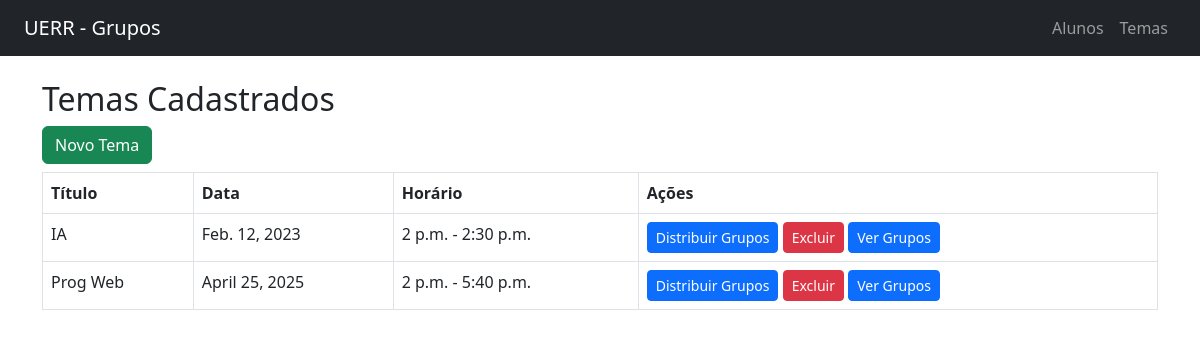
/temas/, run on an earlier commit of the app's database.
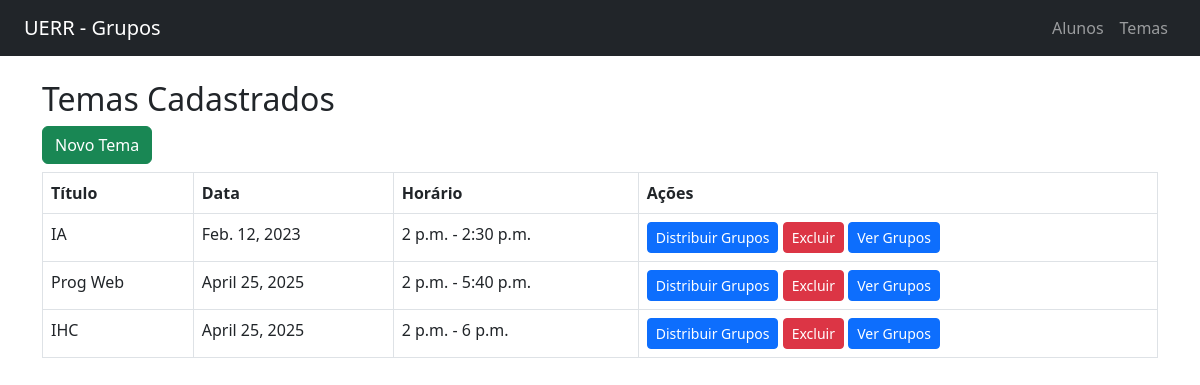
And on a later commit of the database.
### core/models.py (models this page shows, shortened)
class Tema(models.Model):
    titulo = models.CharField(max_length=200)
    quantidade_grupos = models.PositiveIntegerField()
    alunos_por_grupo = models.PositiveIntegerField()
    data_apresentacao = models.DateField()
    horario_inicio = models.TimeField()
    horario_fim = models.TimeField()

### core/views.py (the view)
# urls.py: path('temas/', views.listar_temas, name='listar_temas'),
def listar_temas(request):
    temas = Tema.objects.all()
    return render(request, 'core/listar_temas.html', {'temas': temas})

### core/templates/core/listar_temas.html
{% extends 'core/base.html' %}
{% block content %}
<h2>Temas Cadastrados</h2>
<a href="{% url 'cadastrar_tema' %}" class="btn btn-success mb-2">Novo Tema</a>
<table class="table table-bordered">
    <thead>
        <tr>
            <th>Título</th>
            <th>Data</th>
            <th>Horário</th>
            <th>Ações</th>
        </tr>
    </thead>
    <tbody>
        {% for tema in temas %}
        <tr>
            <td>{{ tema.titulo }}</td>
            <td>{{ tema.data_apresentacao }}</td>
            <td>{{ tema.horario_inicio }} - {{ tema.horario_fim }}</td>
            <td>
                <a href="{% url 'distribuir_grupos' tema.id %}" class="btn btn-primary btn-sm">Distribuir Grupos</a>
                <a href="{% url 'deletar_tema' tema.id %}" class="btn btn-danger btn-sm"
                    onclick="return confirm('Tem certeza que deseja excluir este tema?');">Excluir</a>
                <a href="{% url 'listar_grupos' tema.id %}" class="btn btn-sm btn-primary">Ver Grupos</a>
            </td>
        </tr>
        {% endfor %}
    </tbody>
</table>
{% endblock %}

### core/templates/core/base.html (shortened to what this page needs)
<!DOCTYPE html>
<html lang="pt-br">
<head>
    <link href="https://cdn.jsdelivr.net/npm/bootstrap@5.3.0/dist/css/bootstrap.min.css" rel="stylesheet">
</head>
<body>
<nav class="navbar navbar-expand-lg navbar-dark bg-dark px-4">
    <a class="navbar-brand" href="{% url 'home' %}">UERR - Grupos</a>
    <div class="collapse navbar-collapse" id="navbarNav">
        <ul class="navbar-nav ms-auto">
            <li class="nav-item">
                <a class="nav-link" href="{% url 'listar_alunos' %}">Alunos</a>
            </li>
            <li class="nav-item">
                <a class="nav-link" href="{% url 'listar_temas' %}">Temas</a>
            </li>
        </ul>
    </div>
</nav>
<div class="container mt-4">
    {% block content %}{% endblock %}
</div>
</body>
</html>

What changed in the data, as far as the page shows it:
added Tema: titulo "IHC", data_apresentacao "April 25, 2025", horario_inicio "2 p.m.", horario_fim "6 p.m."
